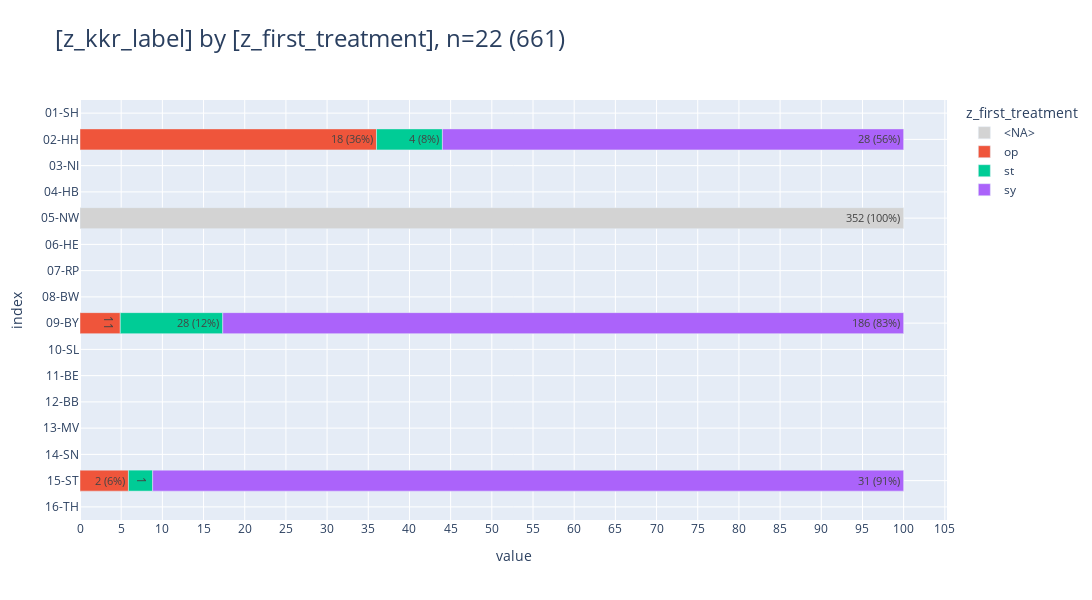

The code cell stored with this chart in its notebook:
### Code cell
df_delay_kkr = (db_delay
    .project("""
            z_kkr_label,
            case when z_kkr_label = '05-NW' then null else z_first_treatment end as z_first_treatment,
            --z_first_treatment
            """)
    .filter("left(z_kkr_label,2)::int8 in (2,5,9,15)")
    .to_df()
    # .iloc[:,[0,3]]
    )
# df_delay_kkr.sum()
display(df_delay_kkr.sort_values(["z_kkr_label","z_first_treatment"]))
pls.plot_stacked_bars(
    df_delay_kkr,
    height=600,
    width=1600,
    orientation="h",
    relative=True,
    show_pct_bar=True,
    kkr_col="z_kkr_label",
    # renderer="png",
    )

### Figure 1 — Plotly figure (JSON) as saved in the notebook; plotly's stock layout.template omitted (floating-point values rounded to 4 significant figures)
{"data": [{"hovertemplate": "col=<NA><br>value=%{x}<br>index=%{y}<br>cnt_pct_bar_str=%{text}<extra></extra>", "legendgroup": "<NA>", "marker": {"color": "lightgray", "pattern": {"shape": ""}}, "name": "<NA>", "orientation": "h", "showlegend": true, "text": ["0", "0", "0", "352 (100%)", "0", "0", "0", "0", "0", "0", "0", "0", "0"], "textposition": "auto", "type": "bar", "x": [0, 0, 0, 352, 0, 0, 0, 0, 0, 0, 0, 0, 0], "xaxis": "x", "y": ["01-SH", "03-NI", "04-HB", "05-NW", "06-HE", "07-RP", "08-BW", "10-SL", "11-BE", "12-BB", "13-MV", "14-SN", "16-TH"], "yaxis": "y"}, {"hovertemplate": "col=op<br>value=%{x}<br>index=%{y}<br>cnt_pct_bar_str=%{text}<extra></extra>", "legendgroup": "op", "marker": {"color": "#EF553B", "pattern": {"shape": ""}}, "name": "op", "orientation": "h", "showlegend": true, "text": ["18 (36%)", "11", "2 (6%)"], "textposition": "auto", "type": "bar", "x": [18, 11, 2], "xaxis": "x", "y": ["02-HH", "09-BY", "15-ST"], "yaxis": "y"}, {"hovertemplate": "col=st<br>value=%{x}<br>index=%{y}<br>cnt_pct_bar_str=%{text}<extra></extra>", "legendgroup": "st", "marker": {"color": "#00CC96", "pattern": {"shape": ""}}, "name": "st", "orientation": "h", "showlegend": true, "text": ["4 (8%)", "28 (12%)", "1"], "textposition": "auto", "type": "bar", "x": [4, 28, 1], "xaxis": "x", "y": ["02-HH", "09-BY", "15-ST"], "yaxis": "y"}, {"hovertemplate": "col=sy<br>value=%{x}<br>index=%{y}<br>cnt_pct_bar_str=%{text}<extra></extra>", "legendgroup": "sy", "marker": {"color": "#AB63FA", "pattern": {"shape": ""}}, "name": "sy", "orientation": "h", "showlegend": true, "text": ["28 (56%)", "186 (83%)", "31 (91%)"], "textposition": "auto", "type": "bar", "x": [28, 186, 31], "xaxis": "x", "y": ["02-HH", "09-BY", "15-ST"], "yaxis": "y"}], "layout": {"barmode": "relative", "barnorm": "percent", "height": 600, "legend": {"title": {"text": "z_first_treatment"}, "tracegroupgap": 0, "traceorder": "normal"}, "title": {"font": {"size": 24}, "text": "[z_kkr_label] by [z_first_treatment], n=22 (661)", "xanchor": "left", "y": 0.95, "yanchor": "top"}, "width": 1600, "xaxis": {"anchor": "y", "domain": [0, 1], "dtick": 5, "gridwidth": 1, "showgrid": true, "title": {"text": "value"}}, "yaxis": {"anchor": "x", "categoryarray": ["16-TH", "15-ST", "14-SN", "13-MV", "12-BB", "11-BE", "10-SL", "09-BY", "08-BW", "07-RP", "06-HE", "05-NW", "04-HB", "03-NI", "02-HH", "01-SH"], "categoryorder": "array", "domain": [0, 1], "gridwidth": 1, "showgrid": true, "title": {"text": "index"}}}}
